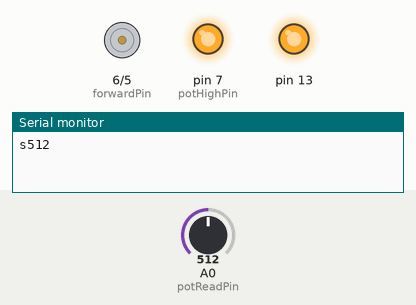
Recording of a sketch running on a simulated Arduino Uno, built with avr-gcc and run on an emulated ATmega328P. Parts: motor-driver pin pairs drawn as motors (green arrow = first pin HIGH = forward, orange = second pin HIGH = backward, longer = more drive), output pins drawn as LEDs (lit = HIGH), the last lines printed to the serial monitor. The test bench sets the inputs (shaded band); at power-on: A0 (potReadPin) = 512.

Above: at 1.2 s.
1.3 s: A0 (potReadPin) set to 131
2.8 s: A0 (potReadPin) set to 111
4.3 s: A0 (potReadPin) set to 84
At 4.9 s:
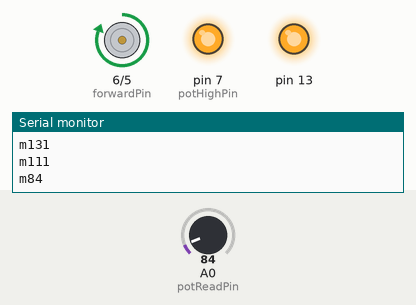
5.8 s: A0 (potReadPin) set to 122
At 7.0 s:
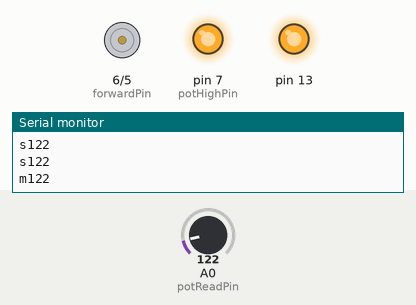
7.3 s: A0 (potReadPin) set to 90
At 8.4 s:
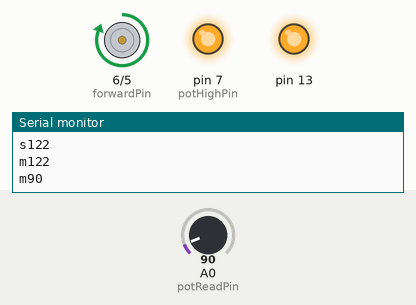
Timing chart, 0 to 9.8 s (numbered marks = the images above; inputs shaded):
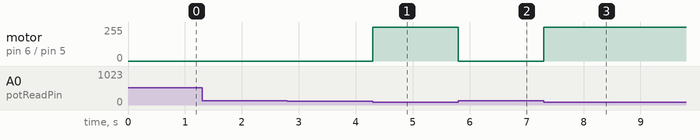

Measured:
- the behaviour switches between 91 and 90 on A0 (potReadPin) (found by bisection; images 0 and 1)
- after the input at 4.3 s, motor on pin 6 (forwardPin) / pin 5 (backwardPin): stopped → forward 255/255 at once
- after the input at 5.8 s, motor on pin 6 (forwardPin) / pin 5 (backwardPin): forward 255/255 → stopped at once
- after the input at 7.3 s, motor on pin 6 (forwardPin) / pin 5 (backwardPin): stopped → forward 255/255 at once

The sketch:

Brakes.ino
```cpp
// to change the position it stops at, change variables goalPosition1 and goalPosition2
// the difference of 200 is approximately the length necessary
// press b in serial monitor to extend the actuator
// press n in serial monitor to retract the actuator
// depending on which direction you mount the actuator, exchange the value of the two variables
#include <Atlasbuggy.h>

#define forwardPin 6
#define backwardPin 5
#define potHighPin 7
#define potReadPin A0

#define BRAKE_POS 90
#define RELEASE_POS 120

#define MAX_SPEED 255

bool braking = false;
bool moving = true;
bool pause_ping = true;
int goal = RELEASE_POS;

uint32_t timer = millis();
uint32_t pingTimer = millis();
int prevPosition = 0;

Atlasbuggy buggy("brakes");

void setup() {
    buggy.begin();

    pinMode(potReadPin, INPUT);

    pinMode(forwardPin, OUTPUT);
    pinMode(backwardPin, OUTPUT);
    pinMode(potHighPin, OUTPUT);

    stopMotor();

    digitalWrite(potHighPin, HIGH);

    prevPosition = currentPosition();

    String brake_pos = String(BRAKE_POS);
    String release_pos = String(RELEASE_POS);
    buggy.setInitData(brake_pos + "\t" + release_pos);
}

int currentPosition() {
    return analogRead(potReadPin);
}

void motorForward() {
    analogWrite(backwardPin, 0);
    analogWrite(forwardPin, MAX_SPEED);
}

void motorBackward() {
    analogWrite(forwardPin, 0);
    analogWrite(backwardPin, MAX_SPEED);
}

void motorForward(int speed) {
    analogWrite(backwardPin, 0);
    analogWrite(forwardPin, abs(speed));
}

void motorBackward(int speed) {
    analogWrite(forwardPin, 0);
    analogWrite(backwardPin, abs(speed));
}

void stopMotor() {
    analogWrite(forwardPin, 0);
    analogWrite(backwardPin, 0);
}

void loop() {
    while (buggy.available()) {
        int status = buggy.readSerial();
        if (status == 2) {  // start event
            pingTimer = millis();
            Serial.print('s');
            Serial.print(currentPosition());
            Serial.print('\n');

            timer = millis();
            prevPosition = currentPosition();
            stopMotor();
            moving = false;
            delay(1500);
            pingTimer = millis();
        }
        if (status == 0) {  // user command
            if (buggy.getCommand().equals("b")) {
                goal = BRAKE_POS;
                braking = true;
                moving = true;
            }
            else if (buggy.getCommand().equals("r")) {
                goal = RELEASE_POS;
                braking = false;
                moving = true;
            }
            else if (buggy.getCommand().equals("t")) {
                pingTimer = millis();
            }
            else if (buggy.getCommand().equals("p")) {
                pause_ping = true;
            }
            else if (buggy.getCommand().equals("u")) {
                pause_ping = false;
                pingTimer = millis();
            }
            else {
                stopMotor();
                moving = false;
            }
        }
        // else if (status == -1)  // no command
    }

    if (!buggy.isPaused() && !pause_ping) {
        // if millis() or timer wraps around, we'll just reset it
        if (pingTimer > millis())  pingTimer = millis();

        if ((millis() - pingTimer) > 1000) {
            goal = BRAKE_POS;
            braking = true;
            moving = true;
            buggy.pause();
        }
    }

    int current = currentPosition();
    if (abs(current - prevPosition) > 20) {
        moving = true;
        current = currentPosition();
    }
    if (moving && ((braking && current < BRAKE_POS) || (!braking && current > RELEASE_POS))) {
        stopMotor();
        moving = false;
        Serial.print('s');
        Serial.print(current);
        Serial.print('\n');
    }

    if (moving) {
       if (goal < currentPosition()) {
           motorBackward();
       }
       else {
           motorForward();
       }
    }


    if (timer > millis())  timer = millis();

    if (millis() - timer > 100) {
        timer = millis(); // reset the timer

        if (abs(current - prevPosition) > 2) {
            Serial.print('m');
            Serial.print(current);
            Serial.print('\n');
            prevPosition = current;
        }
    }
}
```
